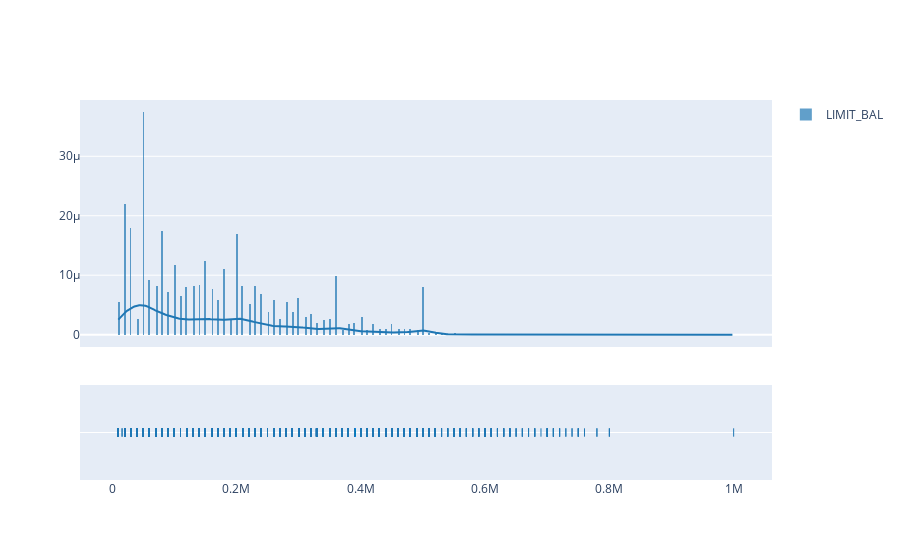

This figure's notebook cell:
### Code cell
limit_bal = df[['LIMIT_BAL']]
limit_bal_array=limit_bal.to_numpy()
fig = ff.create_distplot(limit_bal_array.transpose(),group_labels = ['LIMIT_BAL'],bin_size=3000, show_curve = True)
fig.show()

### Figure 1 — Plotly figure (JSON) as saved in the notebook; plotly's stock layout.template omitted (floating-point values rounded to 4 significant figures; data arrays with more than 128 entries replaced by an {"elided": "..."} marker saying what was removed)
{"data": [{"histnorm": "probability density", "legendgroup": "LIMIT_BAL", "marker": {"color": "rgb(31, 119, 180)"}, "name": "LIMIT_BAL", "opacity": 0.7, "type": "histogram", "x": {"elided": "30000 int values"}, "xaxis": "x", "xbins": {"end": 1000000, "size": 3000, "start": 10000}, "yaxis": "y"}, {"legendgroup": "LIMIT_BAL", "marker": {"color": "rgb(31, 119, 180)"}, "mode": "lines", "name": "LIMIT_BAL", "showlegend": false, "type": "scatter", "x": {"elided": "500 int values"}, "xaxis": "x", "y": {"elided": "500 float values"}, "yaxis": "y"}, {"legendgroup": "LIMIT_BAL", "marker": {"color": "rgb(31, 119, 180)", "symbol": "line-ns-open"}, "mode": "markers", "name": "LIMIT_BAL", "showlegend": false, "type": "scatter", "x": {"elided": "30000 int values"}, "xaxis": "x", "y": {"elided": "30000 str values"}, "yaxis": "y2"}], "layout": {"autosize": true, "barmode": "overlay", "hovermode": "closest", "legend": {"traceorder": "reversed"}, "xaxis": {"anchor": "y2", "autorange": true, "domain": [0, 1], "range": [-50610.0, 1061000.0], "type": "linear", "zeroline": false}, "yaxis": {"anchor": "free", "autorange": true, "domain": [0.35, 1], "position": 0, "range": [-2.077e-06, 3.947e-05], "type": "linear"}, "yaxis2": {"anchor": "x", "autorange": true, "domain": [0, 0.25], "dtick": 1, "range": [-1, 1], "showticklabels": false, "type": "category"}}}
